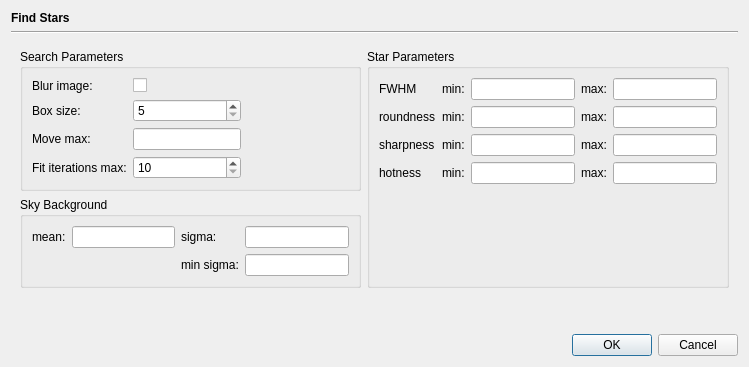
<?xml version="1.0" encoding="UTF-8"?>
<ui version="4.0">
 <class>FindStarsDialog</class>
 <widget class="QDialog" name="FindStarsDialog">
  <property name="geometry">
   <rect>
    <x>0</x>
    <y>0</y>
    <width>749</width>
    <height>367</height>
   </rect>
  </property>
  <property name="windowTitle">
   <string>Dialog</string>
  </property>
  <layout class="QVBoxLayout" name="verticalLayout">
   <item>
    <widget class="QLabel" name="label">
     <property name="font">
      <font>
       <weight>75</weight>
       <bold>true</bold>
      </font>
     </property>
     <property name="text">
      <string>Find Stars</string>
     </property>
    </widget>
   </item>
   <item>
    <widget class="Line" name="line">
     <property name="orientation">
      <enum>Qt::Horizontal</enum>
     </property>
    </widget>
   </item>
   <item>
    <widget class="QWidget" name="widget" native="true">
     <layout class="QGridLayout" name="gridLayout_4">
      <item row="0" column="1" rowspan="2">
       <widget class="QGroupBox" name="groupBox_2">
        <property name="title">
         <string>Star Parameters</string>
        </property>
        <layout class="QGridLayout" name="gridLayout_2">
         <item row="0" column="0">
          <widget class="QLabel" name="label_5">
           <property name="text">
            <string>FWHM</string>
           </property>
          </widget>
         </item>
         <item row="0" column="4">
          <widget class="QLineEdit" name="fwhmMaxField"/>
         </item>
         <item row="2" column="2">
          <widget class="QLineEdit" name="sharpnessMinField"/>
         </item>
         <item row="1" column="1">
          <widget class="QLabel" name="label_9">
           <property name="text">
            <string>min:</string>
           </property>
          </widget>
         </item>
         <item row="3" column="0">
          <widget class="QLabel" name="label_14">
           <property name="text">
            <string>hotness</string>
           </property>
          </widget>
         </item>
         <item row="1" column="0">
          <widget class="QLabel" name="label_8">
           <property name="text">
            <string>roundness</string>
           </property>
          </widget>
         </item>
         <item row="0" column="1">
          <widget class="QLabel" name="label_6">
           <property name="text">
            <string>min:</string>
           </property>
          </widget>
         </item>
         <item row="2" column="1">
          <widget class="QLabel" name="label_12">
           <property name="text">
            <string>min:</string>
           </property>
          </widget>
         </item>
         <item row="3" column="3">
          <widget class="QLabel" name="label_16">
           <property name="text">
            <string>max:</string>
           </property>
          </widget>
         </item>
         <item row="1" column="2">
          <widget class="QLineEdit" name="roundnessMinField"/>
         </item>
         <item row="2" column="3">
          <widget class="QLabel" name="label_13">
           <property name="text">
            <string>max:</string>
           </property>
          </widget>
         </item>
         <item row="1" column="4">
          <widget class="QLineEdit" name="roundnessMaxField"/>
         </item>
         <item row="2" column="0">
          <widget class="QLabel" name="label_11">
           <property name="text">
            <string>sharpness</string>
           </property>
          </widget>
         </item>
         <item row="2" column="4">
          <widget class="QLineEdit" name="sharpnessMaxField"/>
         </item>
         <item row="0" column="3">
          <widget class="QLabel" name="label_7">
           <property name="text">
            <string>max:</string>
           </property>
          </widget>
         </item>
         <item row="3" column="4">
          <widget class="QLineEdit" name="hotnessMaxField"/>
         </item>
         <item row="0" column="2">
          <widget class="QLineEdit" name="fwhmMinField"/>
         </item>
         <item row="3" column="2">
          <widget class="QLineEdit" name="hotnessMinField"/>
         </item>
         <item row="1" column="3">
          <widget class="QLabel" name="label_10">
           <property name="text">
            <string>max:</string>
           </property>
          </widget>
         </item>
         <item row="3" column="1">
          <widget class="QLabel" name="label_15">
           <property name="text">
            <string>min:</string>
           </property>
          </widget>
         </item>
         <item row="4" column="2">
          <spacer name="verticalSpacer_2">
           <property name="orientation">
            <enum>Qt::Vertical</enum>
           </property>
           <property name="sizeHint" stdset="0">
            <size>
             <width>20</width>
             <height>40</height>
            </size>
           </property>
          </spacer>
         </item>
        </layout>
       </widget>
      </item>
      <item row="0" column="0">
       <widget class="QGroupBox" name="groupBox_3">
        <property name="title">
         <string>Search Parameters</string>
        </property>
        <layout class="QGridLayout" name="gridLayout_3">
         <item row="2" column="1">
          <widget class="QLineEdit" name="moveMaxField"/>
         </item>
         <item row="0" column="1">
          <widget class="QCheckBox" name="blurBox">
           <property name="text">
            <string/>
           </property>
          </widget>
         </item>
         <item row="1" column="0">
          <widget class="QLabel" name="label_17">
           <property name="text">
            <string>Box size:</string>
           </property>
          </widget>
         </item>
         <item row="2" column="0">
          <widget class="QLabel" name="label_18">
           <property name="text">
            <string>Move max:</string>
           </property>
          </widget>
         </item>
         <item row="1" column="2">
          <spacer name="horizontalSpacer">
           <property name="orientation">
            <enum>Qt::Horizontal</enum>
           </property>
           <property name="sizeHint" stdset="0">
            <size>
             <width>40</width>
             <height>20</height>
            </size>
           </property>
          </spacer>
         </item>
         <item row="0" column="0">
          <widget class="QLabel" name="label_19">
           <property name="text">
            <string>Blur image:</string>
           </property>
          </widget>
         </item>
         <item row="1" column="1">
          <widget class="QSpinBox" name="boxSizeBox">
           <property name="minimum">
            <number>5</number>
           </property>
           <property name="maximum">
            <number>50</number>
           </property>
          </widget>
         </item>
         <item row="3" column="0">
          <widget class="QLabel" name="label_20">
           <property name="text">
            <string>Fit iterations max:</string>
           </property>
          </widget>
         </item>
         <item row="3" column="1">
          <widget class="QSpinBox" name="iterationBox">
           <property name="minimum">
            <number>10</number>
           </property>
           <property name="maximum">
            <number>50</number>
           </property>
          </widget>
         </item>
        </layout>
       </widget>
      </item>
      <item row="1" column="0">
       <widget class="QGroupBox" name="groupBox">
        <property name="title">
         <string>Sky Background</string>
        </property>
        <layout class="QGridLayout" name="gridLayout">
         <item row="0" column="2">
          <widget class="QLabel" name="label_3">
           <property name="text">
            <string>sigma:</string>
           </property>
          </widget>
         </item>
         <item row="0" column="1">
          <widget class="QLineEdit" name="skyMeanField"/>
         </item>
         <item row="0" column="3">
          <widget class="QLineEdit" name="skySigmaField"/>
         </item>
         <item row="0" column="0">
          <widget class="QLabel" name="label_2">
           <property name="text">
            <string>mean:</string>
           </property>
          </widget>
         </item>
         <item row="1" column="2">
          <widget class="QLabel" name="label_4">
           <property name="text">
            <string>min sigma:</string>
           </property>
          </widget>
         </item>
         <item row="1" column="3">
          <widget class="QLineEdit" name="skyMinSigmaField"/>
         </item>
        </layout>
       </widget>
      </item>
     </layout>
    </widget>
   </item>
   <item>
    <spacer name="verticalSpacer">
     <property name="orientation">
      <enum>Qt::Vertical</enum>
     </property>
     <property name="sizeHint" stdset="0">
      <size>
       <width>20</width>
       <height>40</height>
      </size>
     </property>
    </spacer>
   </item>
   <item>
    <widget class="QDialogButtonBox" name="buttonBox">
     <property name="orientation">
      <enum>Qt::Horizontal</enum>
     </property>
     <property name="standardButtons">
      <set>QDialogButtonBox::Cancel|QDialogButtonBox::Ok</set>
     </property>
    </widget>
   </item>
  </layout>
 </widget>
 <resources/>
 <connections>
  <connection>
   <sender>buttonBox</sender>
   <signal>accepted()</signal>
   <receiver>FindStarsDialog</receiver>
   <slot>accept()</slot>
   <hints>
    <hint type="sourcelabel">
     <x>248</x>
     <y>254</y>
    </hint>
    <hint type="destinationlabel">
     <x>157</x>
     <y>274</y>
    </hint>
   </hints>
  </connection>
  <connection>
   <sender>buttonBox</sender>
   <signal>rejected()</signal>
   <receiver>FindStarsDialog</receiver>
   <slot>reject()</slot>
   <hints>
    <hint type="sourcelabel">
     <x>316</x>
     <y>260</y>
    </hint>
    <hint type="destinationlabel">
     <x>286</x>
     <y>274</y>
    </hint>
   </hints>
  </connection>
 </connections>
</ui>
